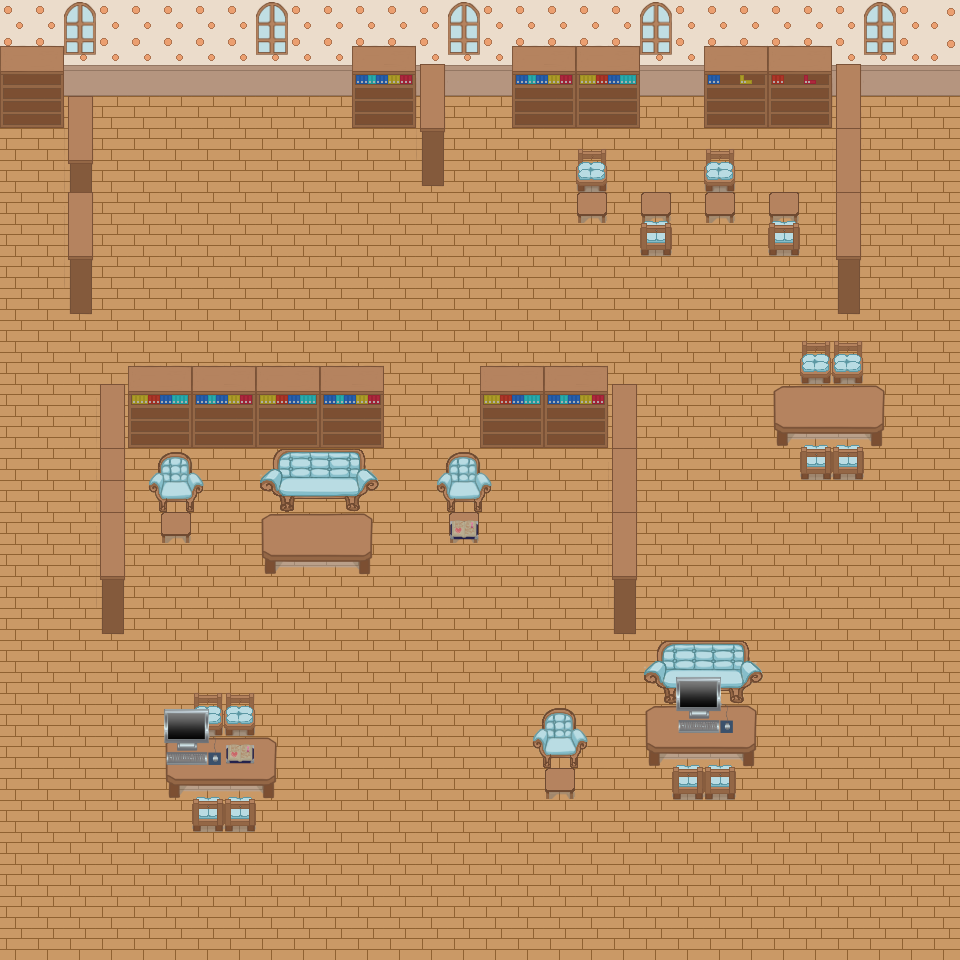

Below is a game level as drawn by its tile map, then a one-line description and the .tmx that defines it (tile-layer data replaced by summaries):
An orthogonal 30x30 tile map with 32x32 px tiles, 5 tile layers (Capa de Patrones 1, Capa de patrones 2, Capa de patrones 3, Capa de patrones 4, ...) and 20 objects (8x lever, 7x waypoint, 3x minigame, 2x npc).

<map version="1.0" tiledversion="1.1.5" orientation="orthogonal" renderorder="right-down" width="30" height="30" tilewidth="32" tileheight="32" infinite="0" nextobjectid="28">
 <tileset firstgid="1" source="library.tsx" />
 <layer name="Capa de Patrones 1" width="30" height="30">
  <data>[900 cells, 900 non-empty, 1 distinct tile ids]</data>
 </layer>
 <layer name="Capa de patrones 2" width="30" height="30">
  <data>[900 cells, 900 non-empty, 22 distinct tile ids]</data>
 </layer>
 <layer name="Capa de patrones 3" width="30" height="30">
  <data>[900 cells, 184 non-empty, 27 distinct tile ids]</data>
 </layer>
 <layer name="Capa de patrones 4" width="30" height="30">
  <data>[900 cells, 30 non-empty, 9 distinct tile ids]</data>
 </layer>
 <layer name="Capa de patrones 5" width="30" height="30">
  <data>[900 cells, 22 non-empty, 8 distinct tile ids]</data>
 </layer>
 <objectgroup name="objects">
  <object id="2" name="princess1" type="waypoint" x="160" y="160" width="32" height="32">
   <properties>
    <property name="npc" value="Princess" />
   </properties>
  </object>
  <object id="9" name="princess2" type="waypoint" x="160" y="288" width="32" height="32" />
  <object id="10" name="princess3" type="waypoint" x="96" y="288" width="32" height="32" />
  <object id="11" name="lever0" type="lever" x="96" y="96" width="32" height="32" />
  <object id="12" name="lever1" type="lever" x="128" y="96" width="32" height="32" />
  <object id="13" name="lever2" type="lever" x="160" y="96" width="32" height="32" />
  <object id="14" name="lever3" type="lever" x="192" y="96" width="32" height="32" />
  <object id="15" name="lever4" type="lever" x="224" y="96" width="32" height="32" />
  <object id="16" name="lever5" type="lever" x="256" y="96" width="32" height="32" />
  <object id="17" name="lever6" type="lever" x="288" y="96" width="32" height="32" />
  <object id="18" name="lever7" type="lever" x="320" y="96" width="32" height="32" />
  <object id="19" name="kuyo0" type="minigame" x="384" y="192" width="32" height="32">
   <properties>
    <property name="npc" value="Kuyo" />
   </properties>
  </object>
  <object id="20" name="kuyo1" type="minigame" x="416" y="192" width="32" height="32">
   <properties>
    <property name="npc" value="Kuyo" />
   </properties>
  </object>
  <object id="21" name="kuyo2" type="minigame" x="448" y="192" width="32" height="32">
   <properties>
    <property name="npc" value="Kuyo" />
   </properties>
  </object>
  <object id="22" name="princess4" type="waypoint" x="96" y="160" width="32" height="32" />
  <object id="23" name="librarian" type="npc" x="512" y="128" width="32" height="32">
   <properties>
    <property name="armor" value="princess-dress" />
    <property name="body" value="chubby-girl" />
    <property name="hair" value="hair-girl1" />
    <property name="head" value="face-girl-princess" />
    <property name="name" value="Librarian" />
    <property name="script">while (true) {
move("librarian2")
look("up")
say("Oh my!, these books are not sorted by name!")
wait(4.0.seconds)
say("Done!")
wait(1.5.seconds)
move("librarian3")
look("right")
say("Too bad, more work to be done here!")
wait(4.0.seconds)
move("librarian2")
move("librarian")
look("up")
wait(8.0.seconds)
}</property>
   </properties>
  </object>
  <object id="24" name="librarian2" type="waypoint" x="800" y="128" width="32" height="32" />
  <object id="25" name="librarian3" type="waypoint" x="800" y="288" width="32" height="32" />
  <object id="26" name="witch-teacher" type="npc" x="256" y="160" width="32" height="32">
   <properties>
    <property name="armor" value="dress_teach_witch" />
    <property name="body" value="girl1" />
    <property name="hair" value="teach_whitch" />
    <property name="head" value="whitch_hat" />
    <property name="name" value="Witch Teacher" />
    <property name="script">while (true) {
look("down")
move("witch-teacher2")
wait(8.0.seconds)
}</property>
   </properties>
  </object>
  <object id="27" name="witch-teacher2" type="waypoint" x="256" y="192" width="32" height="32" />
 </objectgroup>
</map>
